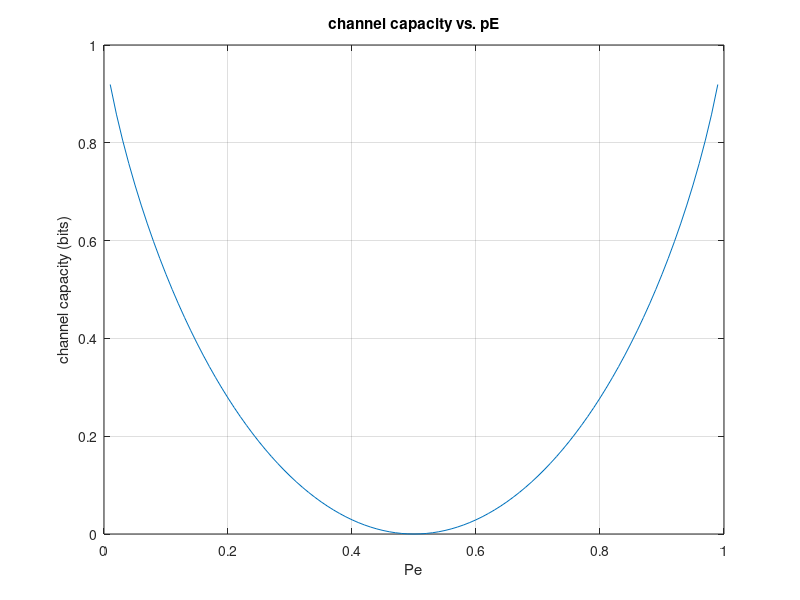

The MATLAB source for this figure: (Note: this script raises an error after producing the figure.)
clc
clear
close all
%%%% Lei(Raymond) Chi comm ps3 

% question 4e

Pe = linspace(0, 1, 101)
cap = Pe .* log2(Pe) + (1 - Pe) .* log2(1 - Pe) + 1;

figure;
plot(Pe, cap);
xlabel('Pe');
ylabel('channel capacity (bits)');
title('channel capacity vs. pE');
grid on;

% problem 5

% lambda 1 = 0.4 amd lambda 2 = 1
test = linspace(0.4, 1, 4);
linspace(0.4, 1, 4)
variances = [4, 3, 0.8, 0.1];

%these two are the tight bounds 
lambda_tight1 = 0.56;
lambda_tight2 = 0.561;
[d1, r1] = water_filling(variances, lambda_tight1)
[d2, r2] = water_filling(variances, lambda_tight2)


d2 = zeros(size(test));
r2 = zeros(size(test));

for i = 1:length(test)
    [dtest(i), rtest(i)] = water_filling(variances, test(i));
end

% lambda_values = linspace(0, 5, 100);
D_values = zeros(size(test));
R_values = zeros(size(test));

for i = 1:length(test)
    [D_values(i), R_values(i)] = water_filling(variances, test(i));
end


figure;
plot(D_values,R_values, '-o');
xlabel('Distortion (D)');
ylabel('Rate (R)');
title('Rate-Distortion Curve');
grid on;


% increasing lambda will cause D to increase and will decrease R


lambda_parte = 0.56
[D, R, Di,Ri] =parte(variances, lambda_parte)
% R3 = 0 , is not encoded at all 

function [D, R, Di,Ri] =parte(variance, lambda)

D = 0; 
R = 0;
Di = [0,0,0,0];
Ri = [0,0,0,0];
for i = 1:length(variance)
    if variance(i) >= lambda
        Di(i) = lambda;

    else 
        Di(i) = variance(i);
    end 
    
    D = sum(Di);
    Ri(i) = 1/2*log(variance(i)/Di(i));
    R = sum(Ri);

end 
end 


function [D, R] =water_filling(variance, lambda)

D = 0; 
R = 0;
Di = [0,0,0,0];
Ri = [0,0,0,0];
for i = 1:length(variance)
    if variance(i) >= lambda
        Di(i) = lambda;

    else 
        Di(i) = variance(i);
    end 
    
    D = sum(Di);
    Ri(i) = 1/2*log(variance(i)/Di(i));
    R = sum(Ri);

end 
end 
